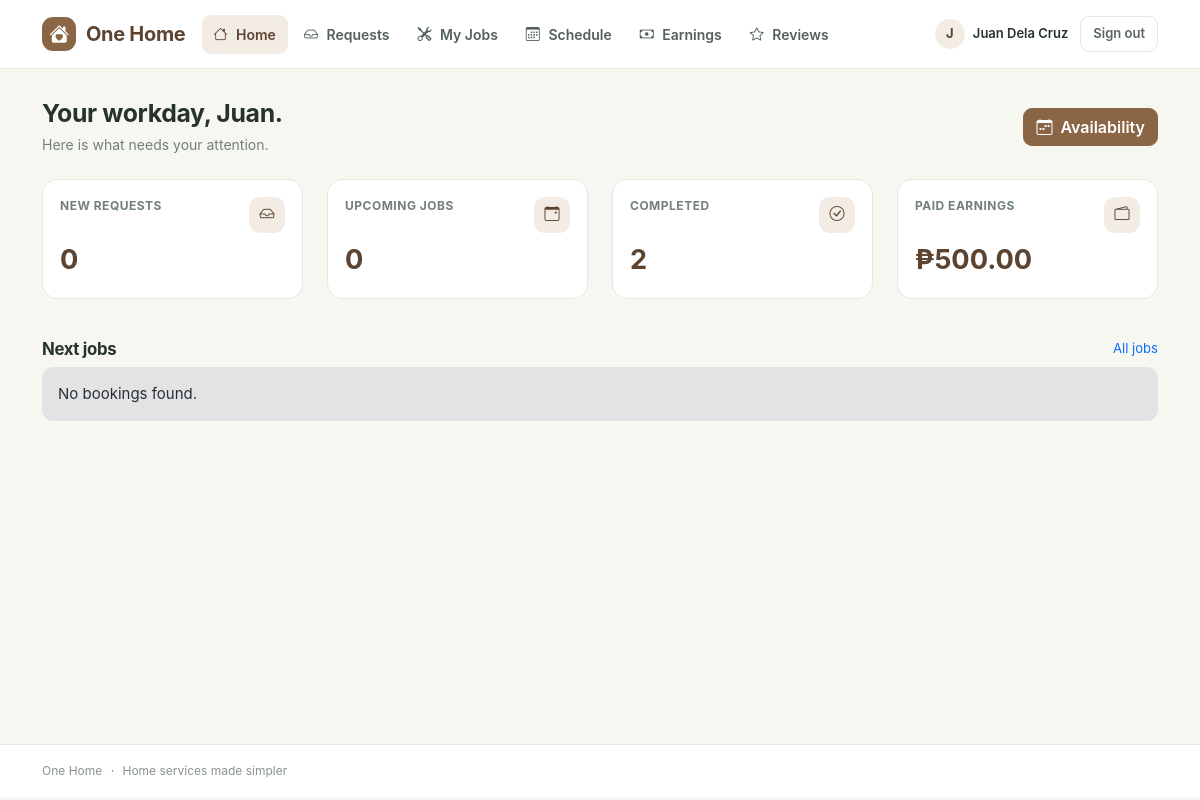
Page /employee/dashboard.php (signed in) on the committed database.
### tables this page shows
CREATE TABLE users (
  id INT AUTO_INCREMENT PRIMARY KEY,
  name VARCHAR(100) NOT NULL,
  email VARCHAR(100) NOT NULL UNIQUE,
  password VARCHAR(255) NOT NULL,
  phone VARCHAR(30),
  address VARCHAR(255),
  role ENUM('admin','employee','customer') NOT NULL,
  status ENUM('active','pending','inactive') NOT NULL DEFAULT 'active',
  avatar VARCHAR(255),
  skills VARCHAR(255),
  available_days VARCHAR(40) NOT NULL DEFAULT 'Mon,Tue,Wed,Thu,Fri',
  is_available TINYINT NOT NULL DEFAULT 1,
  created_at DATETIME NOT NULL DEFAULT CURRENT_TIMESTAMP,
  INDEX idx_users_role_status (role, status),
  INDEX idx_users_available (role, status, is_available),
  CHECK (is_available IN (0,1))
);

### includes/auth.php (called while the page is built, shortened)
<?php
require_once INC . '/dbconn.php';
require_once INC . '/functions.php';
require_once INC . '/notifications.php';
function current_user()
{
    static $loaded = false;
    static $user = null;
    if (!$loaded) {
        $loaded = true;
        if (!empty($_SESSION['uid'])) {
            $user = db_one("SELECT * FROM users WHERE id=?", [(int) $_SESSION['uid']]);
        }
    }
    return $user;
}
function home_for($role)
{
    return $role . '/dashboard.php';
}
function require_role($role)
{
    $u = current_user();
}

### includes/notifications.php (called while the page is built, shortened)
<?php
function new_requests_count($eid)
{
    return db_val("SELECT COUNT(*) FROM bookings WHERE employee_id=? AND status='Pending'", [$eid]);
}

### employee/dashboard.php (the view, shortened to what this page needs)
<?php
require_once __DIR__ . '/../includes/auth.php';
require_role('employee');
$u = current_user();
$id = $u['id'];
$new = db_val("SELECT COUNT(*) FROM bookings WHERE employee_id=? AND status='Pending'", [$id]);
$upcoming = db_val("SELECT COUNT(*) FROM bookings WHERE employee_id=? AND status IN ('Confirmed','Ongoing')", [$id]);
$done = db_val("SELECT COUNT(*) FROM bookings WHERE employee_id=? AND status='Completed'", [$id]);
$earn = db_val("SELECT COALESCE(SUM(p.amount),0) FROM payments p JOIN bookings b ON b.id=p.booking_id WHERE b.employee_id=? AND p.status='Paid'", [$id]);
require INC . '/header.php';
?>
<div class="d-flex flex-wrap justify-content-between align-items-center mb-4">
    <div><h2>Your workday, <?= e(explode(' ', $u['name'])[0]) ?>.</h2><div class="page-subtitle mb-0">Here is what needs your attention.</div></div>
    <a class="btn btn-primary" href="<?= url('employee/availability.php') ?>"><i class="bi bi-calendar-week me-1"></i> Availability</a>
</div>
<div class="row">
    <?= stat_card('New requests', $new, 'bi-inbox') ?>
    <?= stat_card('Upcoming jobs', $upcoming, 'bi-calendar-event') ?>
    <?= stat_card('Completed', $done, 'bi-check-circle') ?>
    <?= stat_card('Paid earnings', money($earn), 'bi-wallet2') ?>
</div>
<div class="d-flex justify-content-between align-items-center mt-4 mb-2"><h4 class="mb-0">Next jobs</h4><a class="small text-decoration-none" href="<?= url('employee/my_jobs.php') ?>">All jobs</a></div>
<?php require INC . '/footer.php'; ?>

### includes/navbar.php (shortened to what this page needs)
<?php
$links = [];
if ($u && $u['status'] === 'active') {
    if ($u['role'] === 'customer') {
        $links = [
            ['url' => 'customer/dashboard.php', 'label' => 'Home', 'icon' => 'bi-house'],
            ['url' => 'customer/services.php', 'label' => 'Services', 'icon' => 'bi-grid'],
            ['url' => 'customer/bookings.php', 'label' => 'Bookings', 'icon' => 'bi-calendar-check'],
            ['url' => 'customer/payment_history.php', 'label' => 'Payments', 'icon' => 'bi-wallet2'],
            ['url' => 'customer/my_reviews.php', 'label' => 'Reviews', 'icon' => 'bi-star'],
        ];
    } elseif ($u['role'] === 'employee') {
        $links = [
            ['url' => 'employee/dashboard.php', 'label' => 'Home', 'icon' => 'bi-house'],
            ['url' => 'employee/booking_requests.php', 'label' => 'Requests', 'icon' => 'bi-inbox', 'count' => new_requests_count($u['id'])],
            ['url' => 'employee/my_jobs.php', 'label' => 'My Jobs', 'icon' => 'bi-tools'],
            ['url' => 'employee/my_schedule.php', 'label' => 'Schedule', 'icon' => 'bi-calendar3'],
            ['url' => 'employee/earnings.php', 'label' => 'Earnings', 'icon' => 'bi-cash'],
            ['url' => 'employee/my_reviews.php', 'label' => 'Reviews', 'icon' => 'bi-star'],
        ];
    }
}
$current_path = str_replace('\\\\', '/', $_SERVER['PHP_SELF'] ?? '');
?>
<header class="app-header">
    <nav class="navbar navbar-expand-lg">
        <div class="container">
            <a class="navbar-brand" href="<?= url($u && $u['status'] === 'active' ? home_for($u['role']) : 'index.php') ?>">
                <span class="brand-mark"><i class="bi bi-house-heart-fill"></i></span>
                <span>One Home</span>
            </a>
            <div class="collapse navbar-collapse" id="mainNav">
                <ul class="navbar-nav me-auto">
                    <?php foreach ($links as $item):
                        $active = strpos($current_path, '/' . $item['url']) !== false;
                    ?>
                        <li class="nav-item">
                            <a class="nav-link <?= $active ? 'active' : '' ?>" href="<?= url($item['url']) ?>">
                                <i class="bi <?= e($item['icon']) ?>"></i>
                                <?= e($item['label']) ?>
                            </a>
                        </li>
                    <?php endforeach; ?>
                </ul>
                <div class="nav-account">
                    <?php if ($u && $u['status'] === 'active'): ?>
                        <a class="nav-profile" href="<?= url($u['role'] === 'admin' ? 'admin/profile.php' : $u['role'] . '/profile.php') ?>">
                            <span class="nav-avatar"><?= e(strtoupper(substr($u['name'], 0, 1))) ?></span>
                            <span class="d-none d-md-inline"><?= e($u['name']) ?></span>
                        </a>
                        <form method="post" action="<?= url('logout.php') ?>" class="d-inline">
                            <button class="btn btn-logout" type="submit">Sign out</button>
                        </form>
                    <?php else: ?>
                        <a class="nav-link" href="<?= url('login.php') ?>">Login</a>
                        <a class="btn btn-primary btn-sm" href="<?= url('register.php') ?>">Create account</a>
                    <?php endif; ?>
                </div>
            </div>
        </div>
    </nav>
</header>

### css/style.css (style rules this page uses)
:root { --green: #315b43; --green-dark: #234331; --green-soft: #eaf1eb; --brown: #8a6546; --brown-dark: #5d4431; --brown-soft: #f3ece5; --cream: #f7f7f2; --ink: #26332b; --muted: #718078; --line: #e4e9e3; --white: #ffffff; }
* { box-sizing: border-box; }
body { background: var(--cream); color: var(--ink); font-family: Inter, "Segoe UI", Arial, sans-serif; font-size: 15px; min-height: 100vh; }
.app-header { background: var(--white); border-bottom: 1px solid var(--line); }
.navbar { min-height: 68px; padding: 10px 0; }
.navbar-brand { display:flex; align-items:center; gap:10px; color:var(--green-dark)!important; font-weight:750; letter-spacing:-.3px; }
.brand-mark { width:34px;height:34px;border-radius:11px;background:var(--green);color:white;display:inline-flex;align-items:center;justify-content:center; }
.navbar-nav { gap:4px; }
.nav-link { color:#536158!important; border-radius:9px; padding:9px 12px!important; font-weight:600; font-size:14px; }
.nav-link:hover,.nav-link.active { color:var(--green-dark)!important; background:var(--green-soft); }
.nav-link i { margin-right:5px; }
.nav-account { display:flex; align-items:center; gap:12px; }
.nav-profile { display:flex; align-items:center; gap:8px; color:var(--ink); text-decoration:none; font-weight:600; font-size:13px; }
.nav-avatar { width:30px;height:30px;border-radius:50%;display:inline-flex;align-items:center;justify-content:center;background:var(--green-soft);color:var(--green-dark);font-weight:700; }
.btn-logout { border:1px solid var(--line); color:#59665e; background:white; font-size:13px; padding:7px 12px; }
h1,h2,h3,h4,h5 { color:var(--ink); letter-spacing:-.35px; font-weight:700; }
h2 { font-size:1.55rem; margin-bottom:5px; }
h4 { font-size:1.05rem; }
.page-subtitle { color:var(--muted); margin-bottom:22px; font-size:14px; }
.btn { border-radius:9px; font-weight:600; }
.btn-primary { background:var(--green); border-color:var(--green); }
.role-employee { --role-accent:var(--brown); --role-soft:var(--brown-soft); }
.role-employee .brand-mark { background:var(--brown); }
.role-employee .navbar-brand { color:var(--brown-dark)!important; }
.role-employee .nav-link:hover,.role-employee .nav-link.active { color:var(--brown-dark)!important; background:var(--brown-soft); }
.role-employee .nav-avatar,.role-employee .stat-icon { background:var(--brown-soft); color:var(--brown-dark); }
.role-employee .btn-primary { background:var(--brown); border-color:var(--brown); }

### rows in the picture
users: name "J", name "Juan Dela Cruz", name "Juan"

### other values in the picture
$item['label'] "Home"
$item['label'] "Requests"
$item['label'] "My Jobs"
$item['label'] "Schedule"
$item['label'] "Earnings"
$item['label'] "Reviews"
$label "NEW REQUESTS UPCOMING JOBS COMPLETED PAID EARNINGS"
$value "0 0 2 ₱500.00"
